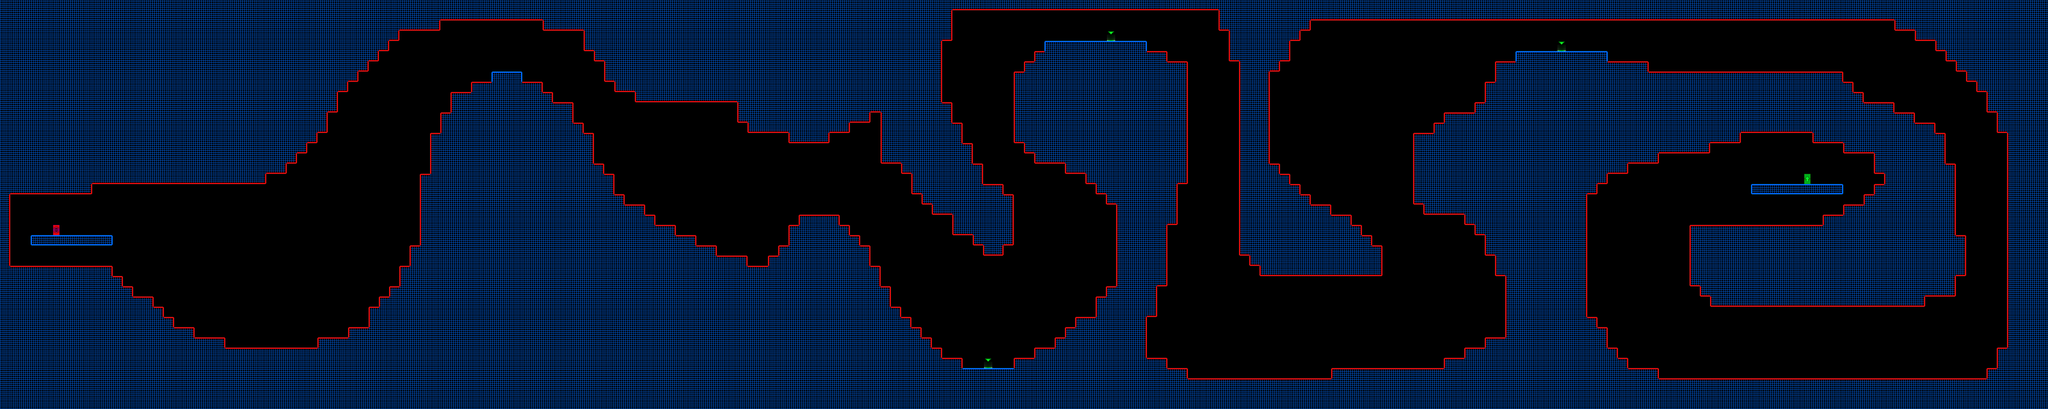

This game map was drawn from its Tiled (.tmx) file and the tilesets committed beside it. A one-line description and the trimmed map source follow:
An orthogonal 200x40 tile map with 32x32 px tiles, 1 tile layer (Tile Layer 1) and 220 objects.

<map version="1.0" orientation="orthogonal" renderorder="right-down" width="200" height="40" tilewidth="32" tileheight="32" nextobjectid="225">
 <tileset firstgid="1" name="TestTile" tilewidth="32" tileheight="32" tilecount="117">
  <image source="resources/tiles/TestTile.png" width="416" height="288" />
 </tileset>
 <layer name="Tile Layer 1" width="200" height="40">
  <data>[8000 cells, 4807 non-empty, 19 distinct tile ids]</data>
 </layer>
 <objectgroup name="Triggers" visible="0">
  <object id="1" x="96" y="736" width="256" height="32">
   <properties>
    <property name="blocker" value="tlrb" />
   </properties>
  </object>
  <object id="2" x="160" y="704" width="32" height="32">
   <properties>
    <property name="playerEntrance" value="" />
   </properties>
  </object>
  <object id="3" x="0" y="608" width="32" height="224">
   <properties>
    <property name="deadly" value="r" />
   </properties>
  </object>
  <object id="4" x="32" y="576" width="256" height="32">
   <properties>
    <property name="deadly" value="br" />
   </properties>
  </object>
  <object id="5" x="288" y="544" width="544" height="32">
   <properties>
    <property name="deadly" value="br" />
   </properties>
  </object>
  <object id="6" x="832" y="512" width="64" height="32">
   <properties>
    <property name="deadly" value="br" />
   </properties>
  </object>
  <object id="7" x="896" y="480" width="32" height="32">
   <properties>
    <property name="deadly" value="br" />
   </properties>
  </object>
  <object id="8" x="928" y="448" width="32" height="32">
   <properties>
    <property name="deadly" value="br" />
   </properties>
  </object>
  <object id="9" x="960" y="416" width="32" height="32">
   <properties>
    <property name="deadly" value="br" />
   </properties>
  </object>
  <object id="10" x="992" y="352" width="32" height="64">
   <properties>
    <property name="deadly" value="br" />
   </properties>
  </object>
  <object id="11" x="1024" y="288" width="32" height="64">
   <properties>
    <property name="deadly" value="br" />
   </properties>
  </object>
  <object id="12" x="1056" y="256" width="32" height="32">
   <properties>
    <property name="deadly" value="br" />
   </properties>
  </object>
  <object id="13" x="1088" y="224" width="32" height="32">
   <properties>
    <property name="deadly" value="br" />
   </properties>
  </object>
  <object id="14" x="1120" y="192" width="32" height="32">
   <properties>
    <property name="deadly" value="br" />
   </properties>
  </object>
  <object id="15" x="1152" y="160" width="32" height="32">
   <properties>
    <property name="deadly" value="br" />
   </properties>
  </object>
  <object id="16" x="1184" y="128" width="32" height="32">
   <properties>
    <property name="deadly" value="br" />
   </properties>
  </object>
  <object id="17" x="1216" y="96" width="32" height="32">
   <properties>
    <property name="deadly" value="br" />
   </properties>
  </object>
  <object id="18" x="1248" y="64" width="128" height="32">
   <properties>
    <property name="deadly" value="br" />
   </properties>
  </object>
  <object id="19" x="1376" y="32" width="320" height="32">
   <properties>
    <property name="deadly" value="b" />
   </properties>
  </object>
  <object id="20" x="1696" y="64" width="128" height="32">
   <properties>
    <property name="deadly" value="bl" />
   </properties>
  </object>
  <object id="21" x="1824" y="96" width="32" height="64">
   <properties>
    <property name="deadly" value="bl" />
   </properties>
  </object>
  <object id="22" x="1856" y="160" width="32" height="32">
   <properties>
    <property name="deadly" value="bl" />
   </properties>
  </object>
  <object id="23" x="1888" y="192" width="32" height="64">
   <properties>
    <property name="deadly" value="bl" />
   </properties>
  </object>
  <object id="24" x="1920" y="256" width="64" height="32">
   <properties>
    <property name="deadly" value="bl" />
   </properties>
  </object>
  <object id="25" x="1984" y="288" width="320" height="32">
   <properties>
    <property name="deadly" value="bl" />
   </properties>
  </object>
  <object id="26" x="2304" y="320" width="32" height="64">
   <properties>
    <property name="deadly" value="bl" />
   </properties>
  </object>
  <object id="27" x="2336" y="384" width="128" height="32">
   <properties>
    <property name="deadly" value="bl" />
   </properties>
  </object>
  <object id="28" x="2464" y="416" width="128" height="32">
   <properties>
    <property name="deadly" value="blr" />
   </properties>
  </object>
  <object id="29" x="2592" y="384" width="64" height="32">
   <properties>
    <property name="deadly" value="br" />
   </properties>
  </object>
  <object id="30" x="2656" y="352" width="64" height="32">
   <properties>
    <property name="deadly" value="br" />
   </properties>
  </object>
  <object id="31" x="2720" y="320" width="32" height="32">
   <properties>
    <property name="deadly" value="b" />
   </properties>
  </object>
  <object id="32" x="2752" y="352" width="32" height="160">
   <properties>
    <property name="deadly" value="bl" />
   </properties>
  </object>
  <object id="33" x="2784" y="480" width="32" height="32">
   <properties>
    <property name="deadly" value="b" />
   </properties>
  </object>
  <object id="34" x="2816" y="512" width="32" height="32">
   <properties>
    <property name="deadly" value="bl" />
   </properties>
  </object>
  <object id="35" x="2848" y="544" width="32" height="64">
   <properties>
    <property name="deadly" value="bl" />
   </properties>
  </object>
  <object id="36" x="2880" y="608" width="32" height="32">
   <properties>
    <property name="deadly" value="bl" />
   </properties>
  </object>
  <object id="37" x="2912" y="640" width="64" height="32">
   <properties>
    <property name="deadly" value="bl" />
   </properties>
  </object>
  <object id="38" x="2976" y="672" width="64" height="64">
   <properties>
    <property name="deadly" value="bl" />
   </properties>
  </object>
  <object id="39" x="3040" y="736" width="32" height="32">
   <properties>
    <property name="deadly" value="bl" />
   </properties>
  </object>
  <object id="40" x="3072" y="768" width="64" height="32">
   <properties>
    <property name="deadly" value="blr" />
   </properties>
  </object>
  <object id="41" x="3136" y="608" width="32" height="160">
   <properties>
    <property name="deadly" value="tbr" />
   </properties>
  </object>
  <object id="42" x="3072" y="576" width="64" height="32">
   <properties>
    <property name="deadly" value="tr" />
   </properties>
  </object>
  <object id="43" x="3040" y="512" width="32" height="64">
   <properties>
    <property name="deadly" value="tr" />
   </properties>
  </object>
  <object id="44" x="3008" y="448" width="32" height="64">
   <properties>
    <property name="deadly" value="tr" />
   </properties>
  </object>
  <object id="45" x="2976" y="384" width="32" height="64">
   <properties>
    <property name="deadly" value="tr" />
   </properties>
  </object>
  <object id="46" x="2944" y="320" width="32" height="64">
   <properties>
    <property name="deadly" value="tr" />
   </properties>
  </object>
  <object id="47" x="2912" y="128" width="32" height="192">
   <properties>
    <property name="deadly" value="l" />
   </properties>
  </object>
  <object id="48" x="2944" y="32" width="32" height="96">
   <properties>
    <property name="deadly" value="lb" />
   </properties>
  </object>
  <object id="49" x="2976" y="0" width="832" height="32">
   <properties>
    <property name="deadly" value="b" />
   </properties>
  </object>
  <object id="50" x="3808" y="32" width="32" height="64">
   <properties>
    <property name="deadly" value="bl" />
   </properties>
  </object>
  </objectgroup>
</map>
<!-- 170 of 220 objects omitted -->
